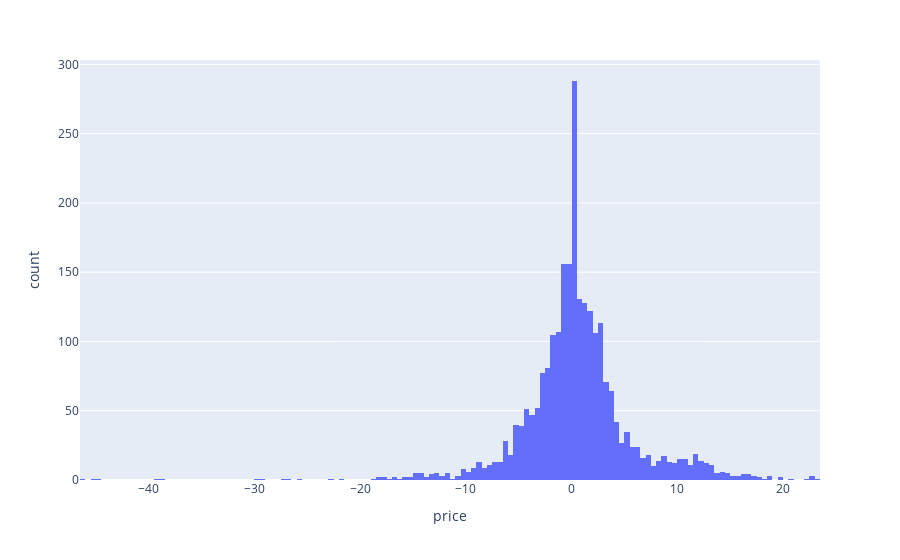

Source (notebook cell):
### Markdown cell above
Next, we need to optimize `theta_high` and  `theta_low`. To get a feeling for which values we might try, we first have a look at the distribution of monthly price deviations.

### Code cell
px.histogram(hist_prices, x="price")

### Figure 1 — Plotly figure (JSON) as saved in the notebook; plotly's stock layout.template omitted (floating-point values rounded to 4 significant figures; data arrays with more than 128 entries replaced by an {"elided": "..."} marker saying what was removed)
{"data": [{"alignmentgroup": "True", "bingroup": "x", "hovertemplate": "price=%{x}<br>count=%{y}<extra></extra>", "legendgroup": "", "marker": {"color": "#636efa", "pattern": {"shape": ""}}, "name": "", "offsetgroup": "", "orientation": "v", "showlegend": false, "type": "histogram", "x": {"elided": "2516 float values"}, "xaxis": "x", "yaxis": "y"}], "layout": {"barmode": "relative", "legend": {"tracegroupgap": 0}, "margin": {"t": 60}, "xaxis": {"anchor": "y", "domain": [0, 1], "title": {"text": "price"}}, "yaxis": {"anchor": "x", "domain": [0, 1], "title": {"text": "count"}}}}
